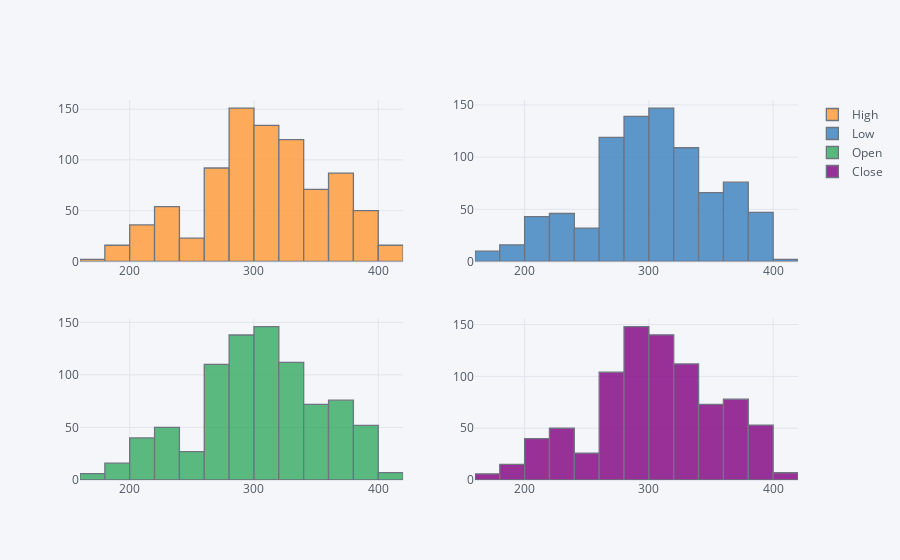

Notebook code cell kept with this figure:
### Markdown cell above
Cufflinks are chart, scatter, bar, box,
spread, ratio, heatmap, surface, histogram, bubble, bubble3d,
scatter3d, scattergeo, ohlc, candle, pie, and choropleth

### Code cell
df.iplot(kind='hist',
         subplots=True,
         bins=20)
# graph of subplot will be match easier

### Figure 1 — Plotly figure (JSON) as saved in the notebook; plotly's stock layout.template omitted (floating-point values rounded to 4 significant figures; data arrays with more than 128 entries replaced by an {"elided": "..."} marker saying what was removed)
{"data": [{"histfunc": "count", "histnorm": "", "marker": {"color": "rgba(255, 153, 51, 1.0)", "line": {"color": "#4D5663", "width": 1.3}}, "name": "High", "nbinsx": 20, "opacity": 0.8, "orientation": "v", "type": "histogram", "x": {"elided": "852 float values"}, "xaxis": "x", "yaxis": "y"}, {"histfunc": "count", "histnorm": "", "marker": {"color": "rgba(55, 128, 191, 1.0)", "line": {"color": "#4D5663", "width": 1.3}}, "name": "Low", "nbinsx": 20, "opacity": 0.8, "orientation": "v", "type": "histogram", "x": {"elided": "852 float values"}, "xaxis": "x2", "yaxis": "y2"}, {"histfunc": "count", "histnorm": "", "marker": {"color": "rgba(50, 171, 96, 1.0)", "line": {"color": "#4D5663", "width": 1.3}}, "name": "Open", "nbinsx": 20, "opacity": 0.8, "orientation": "v", "type": "histogram", "x": {"elided": "852 float values"}, "xaxis": "x3", "yaxis": "y3"}, {"histfunc": "count", "histnorm": "", "marker": {"color": "rgba(128, 0, 128, 1.0)", "line": {"color": "#4D5663", "width": 1.3}}, "name": "Close", "nbinsx": 20, "opacity": 0.8, "orientation": "v", "type": "histogram", "x": {"elided": "852 float values"}, "xaxis": "x4", "yaxis": "y4"}], "layout": {"barmode": "overlay", "legend": {"bgcolor": "#F5F6F9", "font": {"color": "#4D5663"}}, "paper_bgcolor": "#F5F6F9", "plot_bgcolor": "#F5F6F9", "title": {"font": {"color": "#4D5663"}}, "xaxis": {"anchor": "y", "domain": [0, 0.45], "gridcolor": "#E1E5ED", "showgrid": true, "tickfont": {"color": "#4D5663"}, "title": {"font": {"color": "#4D5663"}, "text": ""}, "zerolinecolor": "#E1E5ED"}, "xaxis2": {"anchor": "y2", "domain": [0.55, 1], "gridcolor": "#E1E5ED", "showgrid": true, "tickfont": {"color": "#4D5663"}, "title": {"font": {"color": "#4D5663"}, "text": ""}, "zerolinecolor": "#E1E5ED"}, "xaxis3": {"anchor": "y3", "domain": [0, 0.45], "gridcolor": "#E1E5ED", "showgrid": true, "tickfont": {"color": "#4D5663"}, "title": {"font": {"color": "#4D5663"}, "text": ""}, "zerolinecolor": "#E1E5ED"}, "xaxis4": {"anchor": "y4", "domain": [0.55, 1], "gridcolor": "#E1E5ED", "showgrid": true, "tickfont": {"color": "#4D5663"}, "title": {"font": {"color": "#4D5663"}, "text": ""}, "zerolinecolor": "#E1E5ED"}, "yaxis": {"anchor": "x", "domain": [0.575, 1], "gridcolor": "#E1E5ED", "showgrid": true, "tickfont": {"color": "#4D5663"}, "title": {"font": {"color": "#4D5663"}, "text": ""}, "zerolinecolor": "#E1E5ED"}, "yaxis2": {"anchor": "x2", "domain": [0.575, 1], "gridcolor": "#E1E5ED", "showgrid": true, "tickfont": {"color": "#4D5663"}, "title": {"font": {"color": "#4D5663"}, "text": ""}, "zerolinecolor": "#E1E5ED"}, "yaxis3": {"anchor": "x3", "domain": [0, 0.425], "gridcolor": "#E1E5ED", "showgrid": true, "tickfont": {"color": "#4D5663"}, "title": {"font": {"color": "#4D5663"}, "text": ""}, "zerolinecolor": "#E1E5ED"}, "yaxis4": {"anchor": "x4", "domain": [0, 0.425], "gridcolor": "#E1E5ED", "showgrid": true, "tickfont": {"color": "#4D5663"}, "title": {"font": {"color": "#4D5663"}, "text": ""}, "zerolinecolor": "#E1E5ED"}}}
